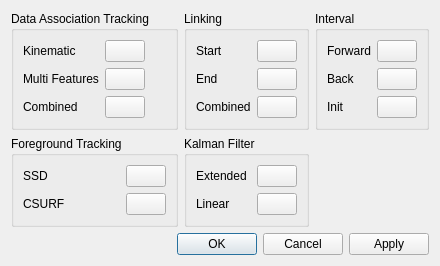
<?xml version="1.0" encoding="UTF-8"?>
<ui version="4.0">
 <class>vpTrackAttributeColorDialog</class>
 <widget class="QDialog" name="vpTrackAttributeColorDialog">
  <property name="geometry">
   <rect>
    <x>0</x>
    <y>0</y>
    <width>376</width>
    <height>264</height>
   </rect>
  </property>
  <property name="windowTitle">
   <string>Track Attribute Colors</string>
  </property>
  <layout class="QGridLayout" name="gridLayout">
   <item row="5" column="4">
    <spacer name="verticalSpacer">
     <property name="orientation">
      <enum>Qt::Vertical</enum>
     </property>
     <property name="sizeHint" stdset="0">
      <size>
       <width>20</width>
       <height>40</height>
      </size>
     </property>
    </spacer>
   </item>
   <item row="6" column="1" colspan="5">
    <widget class="QDialogButtonBox" name="buttonBox">
     <property name="orientation">
      <enum>Qt::Horizontal</enum>
     </property>
     <property name="standardButtons">
      <set>QDialogButtonBox::Apply|QDialogButtonBox::Cancel|QDialogButtonBox::Ok</set>
     </property>
    </widget>
   </item>
   <item row="1" column="2">
    <widget class="QGroupBox" name="groupBox_5">
     <property name="sizePolicy">
      <sizepolicy hsizetype="Fixed" vsizetype="Preferred">
       <horstretch>0</horstretch>
       <verstretch>0</verstretch>
      </sizepolicy>
     </property>
     <property name="title">
      <string>Linking</string>
     </property>
     <layout class="QFormLayout" name="formLayout_5">
      <property name="fieldGrowthPolicy">
       <enum>QFormLayout::AllNonFixedFieldsGrow</enum>
      </property>
      <item row="0" column="0">
       <widget class="QLabel" name="label_11">
        <property name="toolTip">
         <string>This color will be used to draw thinner lines and shapes related to the event (e.g. paths, head outlines).</string>
        </property>
        <property name="text">
         <string>Start</string>
        </property>
       </widget>
      </item>
      <item row="0" column="1">
       <widget class="qtColorButton" name="linkStartColor">
        <property name="sizePolicy">
         <sizepolicy hsizetype="Fixed" vsizetype="Fixed">
          <horstretch>0</horstretch>
          <verstretch>0</verstretch>
         </sizepolicy>
        </property>
        <property name="text">
         <string/>
        </property>
       </widget>
      </item>
      <item row="1" column="0">
       <widget class="QLabel" name="label_12">
        <property name="toolTip">
         <string>This color will be used to draw thinner lines and shapes related to the event (e.g. paths, head outlines).</string>
        </property>
        <property name="text">
         <string>End</string>
        </property>
       </widget>
      </item>
      <item row="1" column="1">
       <widget class="qtColorButton" name="linkEndColor">
        <property name="sizePolicy">
         <sizepolicy hsizetype="Fixed" vsizetype="Fixed">
          <horstretch>0</horstretch>
          <verstretch>0</verstretch>
         </sizepolicy>
        </property>
        <property name="text">
         <string/>
        </property>
       </widget>
      </item>
      <item row="2" column="0">
       <widget class="QLabel" name="label_13">
        <property name="toolTip">
         <string>This color will be used to draw thinner lines and shapes related to the event (e.g. paths, head outlines).</string>
        </property>
        <property name="text">
         <string>Combined</string>
        </property>
       </widget>
      </item>
      <item row="2" column="1">
       <widget class="qtColorButton" name="linkCombinedColor">
        <property name="sizePolicy">
         <sizepolicy hsizetype="Fixed" vsizetype="Fixed">
          <horstretch>0</horstretch>
          <verstretch>0</verstretch>
         </sizepolicy>
        </property>
        <property name="text">
         <string/>
        </property>
       </widget>
      </item>
     </layout>
    </widget>
   </item>
   <item row="1" column="3" colspan="3">
    <widget class="QGroupBox" name="groupBox_4">
     <property name="sizePolicy">
      <sizepolicy hsizetype="Fixed" vsizetype="Preferred">
       <horstretch>0</horstretch>
       <verstretch>0</verstretch>
      </sizepolicy>
     </property>
     <property name="title">
      <string>Interval</string>
     </property>
     <layout class="QFormLayout" name="formLayout_4">
      <item row="0" column="0">
       <widget class="QLabel" name="label_9">
        <property name="toolTip">
         <string>This color will be used to draw thinner lines and shapes related to the event (e.g. paths, head outlines).</string>
        </property>
        <property name="text">
         <string>Forward</string>
        </property>
       </widget>
      </item>
      <item row="0" column="1">
       <widget class="qtColorButton" name="intForwardColor">
        <property name="sizePolicy">
         <sizepolicy hsizetype="Fixed" vsizetype="Fixed">
          <horstretch>0</horstretch>
          <verstretch>0</verstretch>
         </sizepolicy>
        </property>
        <property name="text">
         <string/>
        </property>
       </widget>
      </item>
      <item row="1" column="0">
       <widget class="QLabel" name="label_10">
        <property name="toolTip">
         <string>This color will be used to draw thinner lines and shapes related to the event (e.g. paths, head outlines).</string>
        </property>
        <property name="text">
         <string>Back</string>
        </property>
       </widget>
      </item>
      <item row="1" column="1">
       <widget class="qtColorButton" name="intBackColor">
        <property name="sizePolicy">
         <sizepolicy hsizetype="Fixed" vsizetype="Fixed">
          <horstretch>0</horstretch>
          <verstretch>0</verstretch>
         </sizepolicy>
        </property>
        <property name="text">
         <string/>
        </property>
       </widget>
      </item>
      <item row="2" column="0">
       <widget class="QLabel" name="label_8">
        <property name="toolTip">
         <string>This color will be used to draw thinner lines and shapes related to the event (e.g. paths, head outlines).</string>
        </property>
        <property name="text">
         <string>Init</string>
        </property>
       </widget>
      </item>
      <item row="2" column="1">
       <widget class="qtColorButton" name="intInitColor">
        <property name="sizePolicy">
         <sizepolicy hsizetype="Fixed" vsizetype="Fixed">
          <horstretch>0</horstretch>
          <verstretch>0</verstretch>
         </sizepolicy>
        </property>
        <property name="text">
         <string/>
        </property>
       </widget>
      </item>
     </layout>
    </widget>
   </item>
   <item row="1" column="1">
    <widget class="QGroupBox" name="groupBox_2">
     <property name="sizePolicy">
      <sizepolicy hsizetype="Fixed" vsizetype="Preferred">
       <horstretch>0</horstretch>
       <verstretch>0</verstretch>
      </sizepolicy>
     </property>
     <property name="title">
      <string>Data Association Tracking</string>
     </property>
     <layout class="QFormLayout" name="formLayout_2">
      <property name="fieldGrowthPolicy">
       <enum>QFormLayout::AllNonFixedFieldsGrow</enum>
      </property>
      <item row="0" column="0">
       <widget class="QLabel" name="label_4">
        <property name="toolTip">
         <string>This color will be used to draw thinner lines and shapes related to the event (e.g. paths, head outlines).</string>
        </property>
        <property name="text">
         <string>Kinematic</string>
        </property>
       </widget>
      </item>
      <item row="0" column="1">
       <widget class="qtColorButton" name="daKinematicColor">
        <property name="sizePolicy">
         <sizepolicy hsizetype="Fixed" vsizetype="Fixed">
          <horstretch>0</horstretch>
          <verstretch>0</verstretch>
         </sizepolicy>
        </property>
        <property name="text">
         <string/>
        </property>
       </widget>
      </item>
      <item row="1" column="0">
       <widget class="QLabel" name="label_5">
        <property name="toolTip">
         <string>This color will be used to draw thinner lines and shapes related to the event (e.g. paths, head outlines).</string>
        </property>
        <property name="text">
         <string>Multi Features</string>
        </property>
       </widget>
      </item>
      <item row="1" column="1">
       <widget class="qtColorButton" name="daMultiFeaturesColor">
        <property name="sizePolicy">
         <sizepolicy hsizetype="Fixed" vsizetype="Fixed">
          <horstretch>0</horstretch>
          <verstretch>0</verstretch>
         </sizepolicy>
        </property>
        <property name="text">
         <string/>
        </property>
       </widget>
      </item>
      <item row="2" column="0">
       <widget class="QLabel" name="label_3">
        <property name="toolTip">
         <string>This color will be used to draw thinner lines and shapes related to the event (e.g. paths, head outlines).</string>
        </property>
        <property name="text">
         <string>Combined</string>
        </property>
       </widget>
      </item>
      <item row="2" column="1">
       <widget class="qtColorButton" name="daCombinedColor">
        <property name="sizePolicy">
         <sizepolicy hsizetype="Fixed" vsizetype="Fixed">
          <horstretch>0</horstretch>
          <verstretch>0</verstretch>
         </sizepolicy>
        </property>
        <property name="text">
         <string/>
        </property>
       </widget>
      </item>
     </layout>
    </widget>
   </item>
   <item row="2" column="2">
    <widget class="QGroupBox" name="groupBox_3">
     <property name="title">
      <string>Kalman Filter</string>
     </property>
     <layout class="QGridLayout" name="gridLayout_2">
      <item row="0" column="0">
       <widget class="QLabel" name="label_6">
        <property name="toolTip">
         <string>This color will be used to draw thinner lines and shapes related to the event (e.g. paths, head outlines).</string>
        </property>
        <property name="text">
         <string>Extended</string>
        </property>
       </widget>
      </item>
      <item row="0" column="1">
       <widget class="qtColorButton" name="kfExtendedColor">
        <property name="sizePolicy">
         <sizepolicy hsizetype="Fixed" vsizetype="Fixed">
          <horstretch>0</horstretch>
          <verstretch>0</verstretch>
         </sizepolicy>
        </property>
        <property name="text">
         <string/>
        </property>
       </widget>
      </item>
      <item row="1" column="0">
       <widget class="QLabel" name="label_7">
        <property name="toolTip">
         <string>This color will be used to draw thinner lines and shapes related to the event (e.g. paths, head outlines).</string>
        </property>
        <property name="text">
         <string>Linear</string>
        </property>
       </widget>
      </item>
      <item row="1" column="1">
       <widget class="qtColorButton" name="kfLinearColor">
        <property name="sizePolicy">
         <sizepolicy hsizetype="Fixed" vsizetype="Fixed">
          <horstretch>0</horstretch>
          <verstretch>0</verstretch>
         </sizepolicy>
        </property>
        <property name="text">
         <string/>
        </property>
       </widget>
      </item>
     </layout>
    </widget>
   </item>
   <item row="2" column="1">
    <widget class="QGroupBox" name="groupBox">
     <property name="title">
      <string>Foreground Tracking</string>
     </property>
     <layout class="QGridLayout" name="gridLayout_3">
      <item row="0" column="0">
       <widget class="QLabel" name="label">
        <property name="toolTip">
         <string>This color will be used to draw thinner lines and shapes related to the event (e.g. paths, head outlines).</string>
        </property>
        <property name="text">
         <string>SSD</string>
        </property>
       </widget>
      </item>
      <item row="0" column="1">
       <widget class="qtColorButton" name="fgSsdColor">
        <property name="sizePolicy">
         <sizepolicy hsizetype="Fixed" vsizetype="Fixed">
          <horstretch>0</horstretch>
          <verstretch>0</verstretch>
         </sizepolicy>
        </property>
        <property name="text">
         <string/>
        </property>
       </widget>
      </item>
      <item row="1" column="0">
       <widget class="QLabel" name="label_2">
        <property name="toolTip">
         <string>This color will be used to draw thinner lines and shapes related to the event (e.g. paths, head outlines).</string>
        </property>
        <property name="text">
         <string>CSURF</string>
        </property>
       </widget>
      </item>
      <item row="1" column="1">
       <widget class="qtColorButton" name="fgCsurfColor">
        <property name="sizePolicy">
         <sizepolicy hsizetype="Fixed" vsizetype="Fixed">
          <horstretch>0</horstretch>
          <verstretch>0</verstretch>
         </sizepolicy>
        </property>
        <property name="text">
         <string/>
        </property>
       </widget>
      </item>
     </layout>
    </widget>
   </item>
  </layout>
 </widget>
 <customwidgets>
  <customwidget>
   <class>qtColorButton</class>
   <extends>QPushButton</extends>
   <header location="global">qtColorButton.h</header>
  </customwidget>
 </customwidgets>
 <resources/>
 <connections>
  <connection>
   <sender>buttonBox</sender>
   <signal>accepted()</signal>
   <receiver>vpTrackAttributeColorDialog</receiver>
   <slot>accept()</slot>
   <hints>
    <hint type="sourcelabel">
     <x>248</x>
     <y>254</y>
    </hint>
    <hint type="destinationlabel">
     <x>157</x>
     <y>274</y>
    </hint>
   </hints>
  </connection>
  <connection>
   <sender>buttonBox</sender>
   <signal>rejected()</signal>
   <receiver>vpTrackAttributeColorDialog</receiver>
   <slot>reject()</slot>
   <hints>
    <hint type="sourcelabel">
     <x>316</x>
     <y>260</y>
    </hint>
    <hint type="destinationlabel">
     <x>286</x>
     <y>274</y>
    </hint>
   </hints>
  </connection>
 </connections>
</ui>
